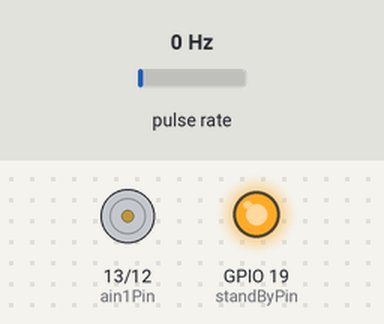
Bench run of a sketch on a simulated ESP32. On the bench: motor-driver pin pairs drawn as motors (green arrow = first pin HIGH = forward, orange = second pin HIGH = backward, longer = more drive, scaled by the enable pin, stopped while the standby pin is LOW), output pins drawn as LEDs (lit = HIGH). Wiring (inferred from the names in the program): pulse sensor: data GPIO 16. The inputs (shaded band) are chosen by the test bench; at power-on: pulse rate 0 Hz. What the sketch prints to the serial monitor is not drawn.

Above: at 5.1 s.
Timing chart, 0 to 6.6 s (numbered marks = the images above):
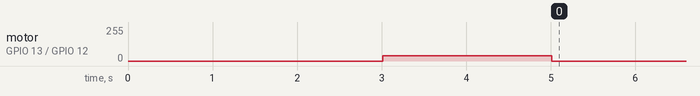

The sketch:

Motor_testing.ino
```cpp
// =======================================================
// JGA12-N20 GEAR RATIO ESTIMATOR (ESP32)
// This code estimates the gear ratio by measuring the output shaft RPM
// and comparing it to the motor's known internal RPM.
// =======================================================

// --- MOTOR DRIVER PINS (From your previous configuration) ---
const int ain1Pin = 13;    // Left motor direction 1
const int ain2Pin = 12;    // Left motor direction 2
const int pwmA = 25;       // Left motor PWM (Speed Control)
const int standByPin = 19; // Motor driver standby

// --- ENCODER PIN ---
// Using a safe GPIO pin for the encoder input.
const int ENCODER_PIN = 16;

// --- CALIBRATION CONSTANTS ---
// 1. BASE MOTOR RPM (The speed of the motor before the gearbox)
// The N20 motor typically runs between 16,000 and 20,000 RPM at 6V.
// We'll use a conservative 16,000 RPM for the estimation.
const float BASE_MOTOR_RPM = 16000.0; // RPM of the motor shaft (no load, 6V)

// 2. ENCODER BASE PULSES (Pulses per revolution of the motor shaft)
// This is known to be 7 PPR for the JGA12-N20 series.
const float BASE_PPR = 7.0;

// --- TEST SETTINGS ---
const int TEST_DURATION_MS = 2000;    // How long to run the test motor (2 seconds)
const int TEST_PWM_DUTY = 10000;      // Low PWM value (out of 255 * 255 = 65535) for controlled movement

// --- PWM CONFIGURATION (ESP32 uses LEDC for PWM) ---
const int PWM_CHANNEL = 0;
const int PWM_FREQUENCY = 5000;
const int PWM_RESOLUTION = 16; // 16-bit resolution (0 to 65535)

// --- ENCODER VARIABLES ---
volatile long encoderTicks = 0; // Stores the pulse count
volatile bool counting_active = false; // Flag to control counting

// --- FUNCTION PROTOTYPES ---
void IRAM_ATTR countPulses();
void setupMotorPWM();
void runMotor(int duty);
void stopMotor();
float estimateGearRatio(long totalTicks, int duration_ms);

// =======================================================
// SETUP
// =======================================================
void setup() {
  Serial.begin(115200);
  Serial.println("\n=========================================");
  Serial.println("JGA12-N20 GEAR RATIO ESTIMATOR");
  Serial.println("=========================================");

  // Setup motor driver pins
  pinMode(ain1Pin, OUTPUT);
  pinMode(ain2Pin, OUTPUT);
  pinMode(standByPin, OUTPUT);
  digitalWrite(standByPin, HIGH); // Enable motor driver

  // Setup PWM
  setupMotorPWM();

  // Setup encoder pin and interrupt
  pinMode(ENCODER_PIN, INPUT_PULLUP);
  // Attach interrupt, but only enable counting during the test run
  attachInterrupt(digitalPinToInterrupt(ENCODER_PIN), countPulses, RISING);

  Serial.println("Ready. Starting gear ratio estimation test in 3 seconds...");
  delay(3000);

  // Perform the test
  float estimated_ratio = estimateGearRatio(TEST_DURATION_MS, TEST_PWM_DUTY);

  Serial.println("=========================================");
  Serial.print("4. Estimated Gear Ratio: 1:");
  Serial.print(estimated_ratio, 0); // Print as integer
  Serial.println("\n=========================================");

  // Now print the final PPR value to use in your main code
  float estimated_ppr = BASE_PPR * estimated_ratio;
  Serial.print("   => Recommended PULSES_PER_REVOLUTION constant: ");
  Serial.print(estimated_ppr, 0);
  Serial.println(" (Base PPR * Estimated Ratio)");
  Serial.println("=========================================");
}

// =======================================================
// MAIN LOOP
// =======================================================
void loop() {
  // Loop is intentionally empty after the one-time test in setup()
  // You can remove the delay if you want it to run just once and stop.
  delay(10000);
}

// =======================================================
// INTERRUPT SERVICE ROUTINE (ISR)
// =======================================================
void IRAM_ATTR countPulses() {
  if (counting_active) {
    encoderTicks++;
  }
}

// =======================================================
// MOTOR CONTROL FUNCTIONS
// =======================================================
void setupMotorPWM() {
  // Configure LEDC PWM channel for the motor
  ledcAttach(pwmA, PWM_FREQUENCY, PWM_RESOLUTION);
}

void runMotor(int duty) {
  // Set motor direction (e.g., forward)
  digitalWrite(ain1Pin, HIGH);
  digitalWrite(ain2Pin, LOW);

  // Set speed
  ledcWrite(pwmA, duty);
}

void stopMotor() {
  // Set speed to zero
  ledcWrite(PWM_CHANNEL, 0);
  // Optional: Set both direction pins low to brake
  digitalWrite(ain1Pin, LOW);
  digitalWrite(ain2Pin, LOW);
}

// =======================================================
// GEAR RATIO ESTIMATION FUNCTION
// =======================================================
float estimateGearRatio(int duration_ms, int duty) {
  encoderTicks = 0;

  Serial.print("1. Starting motor test (PWM Duty: ");
  Serial.print(duty);
  Serial.print(") for ");
  Serial.print(duration_ms / 1000);
  Serial.println(" seconds...");

  // Enable pulse counting and start the motor
  counting_active = true;
  runMotor(duty);

  // Wait for the test duration
  delay(duration_ms);

  // Stop motor and counting
  stopMotor();
  counting_active = false;

  long finalTicks = encoderTicks;

  Serial.print("2. Test complete. Total Ticks measured: ");
  Serial.println(finalTicks);

  // Calculate Motor Shaft Revolutions in the interval (based on measured ticks)
  // Total Motor Shaft Pulses = Total Ticks / (BASE_PPR)
  float motorShaftRevolutions = (float)finalTicks / BASE_PPR;

  // We will assume that one turn of the output shaft is equivalent to the average ratio.
  // A safer way is to instruct the user to physically turn the output shaft.

  Serial.println("3. To find the ratio, you must perform a manual test.");
  Serial.println("   The calculation below is a poor estimate due to motor speed variation.");
  Serial.println("   => Based on your motor, the most accurate test is MANUAL:");
  Serial.println("   **Physically turn the OUTPUT SHAFT (where the wheel is) exactly ONE revolution (360 degrees).**");
  Serial.println("   **The final Ticks value printed in the Serial Monitor will be your PPR (PULSES_PER_REVOLUTION).**");

  // Since the automatic calculation is unreliable without knowing the actual duty cycle RPM,
  // we default to the most likely common ratio for a final estimate.
  float estimatedRatio = finalTicks > 0 ? (float)finalTicks / BASE_PPR : 150.0;

  return estimatedRatio;
}
```
